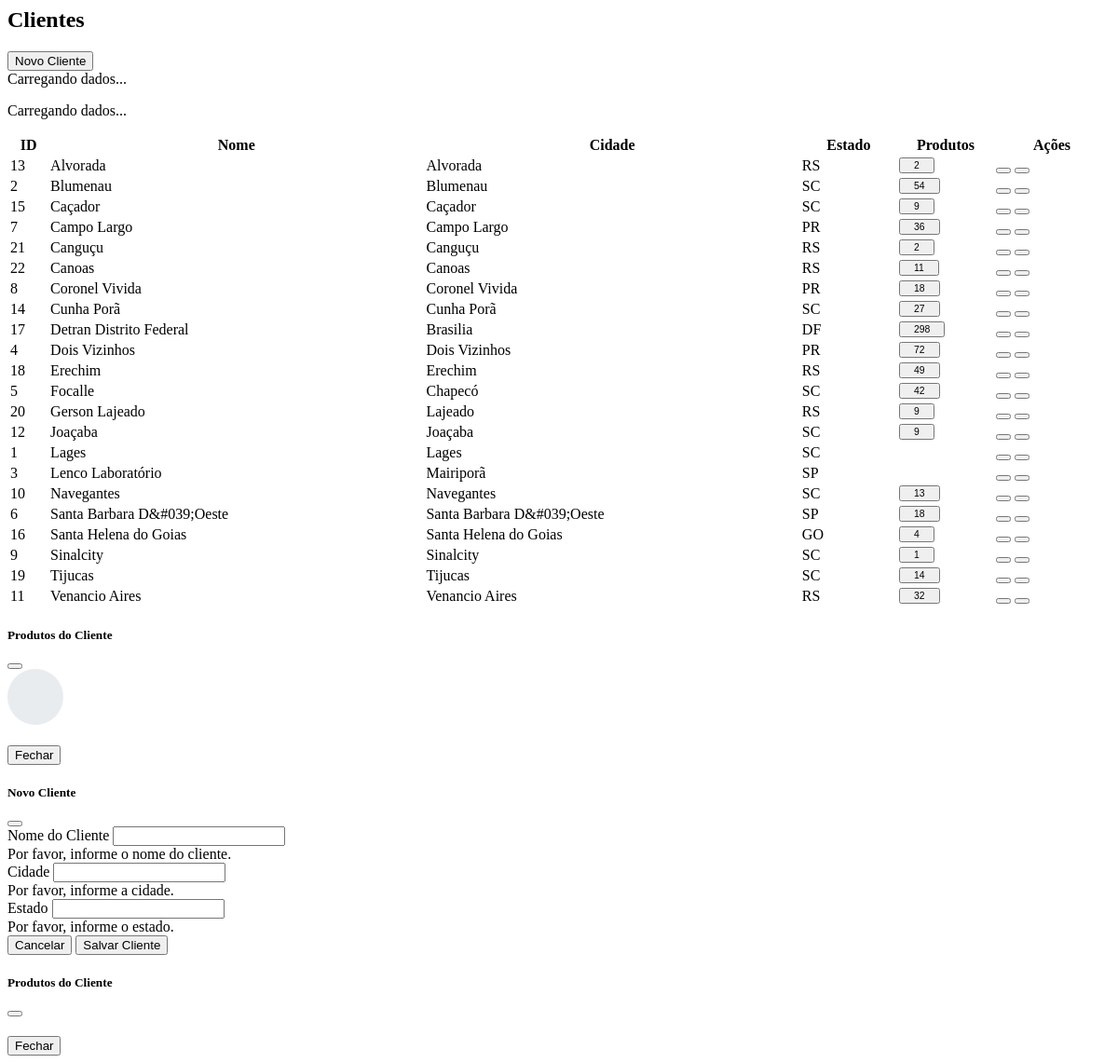
The app's page /src/views/clients.php with its own data.
### tables this page shows
CREATE TABLE `clients` (
  `id` int(11) NOT NULL,
  `name` varchar(191) NOT NULL,
  `city` varchar(191) DEFAULT NULL,
  `state` varchar(2) DEFAULT NULL,
  `created_at` timestamp NOT NULL DEFAULT CURRENT_TIMESTAMP,
  `updated_at` timestamp NOT NULL DEFAULT CURRENT_TIMESTAMP ON UPDATE CURRENT_TIMESTAMP
);

### src/models/Client.php (called while the page is built, shortened)
<?php
class Client {
    private $conn;
    private $table_name = "clients";
    public function __construct($db) {
        $this->conn = $db;
    }
    public function getAll() {
        try {
            $query = "SELECT c.*,
                            0 as product_count
                     FROM " . $this->table_name . " c
                     ORDER BY c.name ASC";
            $stmt = $this->conn->prepare($query);
            $stmt->execute();
            $result = $stmt->fetchAll(PDO::FETCH_ASSOC);
            return $result;
        } catch (PDOException $e) {
            error_log("Error in Client::getAll(): " . $e->getMessage());
            error_log("SQL that failed: " . $query);
            return [];
        }
    }
}

### src/models/Product.php (called while the page is built, shortened)
<?php
class Product
{
    private $conn;
    public function __construct($db)
    {
        $this->conn = $db;
    }
    public function getByClientId($clientId) {
        try {
            $sql = "SELECT p.id,
                           p.serial_number,
                           p.warranty,
                           COALESCE(t.nome, 'Sem Tipo') AS tipo_name
                    FROM products p
                    LEFT JOIN tipos t ON p.tipo_id = t.id
                    WHERE p.destination = ?
                    ORDER BY CAST(p.serial_number AS UNSIGNED) ASC";
            $stmt = $this->conn->prepare($sql);
            $stmt->execute([$clientId]);
            return $stmt->fetchAll(PDO::FETCH_ASSOC);
        } catch (PDOException $e) {
            error_log("Error in Product::getByClientId(): " . $e->getMessage());
            return [];
        }
    }
}

### src/views/clients.php (the view, shortened to what this page needs)
<?php
require 'src/models/Client.php';
require 'src/models/Product.php';
$database = Database::getInstance();
$db = $database->getConnection();
$clientModel = new Client($db);
$clients = $clientModel->getAll();
$productModel = new Product($db);
?>
<div class="container-fluid p-4">
    <div class="d-flex justify-content-between align-items-center mb-4">
        <h2 class="mb-0">Clientes</h2>
        <button class="btn btn-primary" id="add-client">
            <i class="fas fa-plus me-2"></i>Novo Cliente
        </button>
    </div>
    <div class="card">
        <div class="card-body">
            <div class="table-loading table-loading-static">
                <div class="spinner-border text-primary" role="status">
                    <span class="visually-hidden">Carregando dados...</span>
                </div>
                <p class="mt-2 mb-0">Carregando dados...</p>
            </div>
            <table id="clients-table" class="table table-striped table-hover" style="width:100%">
                <thead>
                    <tr>
                        <th>ID</th>
                        <th>Nome</th>
                        <th>Cidade</th>
                        <th>Estado</th>
                        <th style="width: 100px; text-align: center;">Produtos</th>
                        <th style="width: 120px; text-align: center;">Ações</th>
                    </tr>
                </thead>
                <tbody>
                    <?php
                    foreach ($clients as $client) :
                        try {
                            $products = $productModel->getByClientId($client['id']);
                            $totalProducts = count($products);
                        } catch (Exception $e) {
                            error_log("Erro ao buscar produtos do cliente " . $client['id'] . ": " . $e->getMessage());
                            $products = [];
                            $totalProducts = 0;
                        }
                    ?>
                        <tr data-client-id="<?= $client['id'] ?>">
                            <td><?= $client['id'] ?></td>
                            <td><?= htmlspecialchars($client['name']) ?></td>
                            <td><?= htmlspecialchars($client['city']) ?></td>
                            <td><?= $client['state'] ?></td>
                            <td class="text-center">
                                <?php if ($totalProducts > 0) : ?>
                                    <button class="btn btn-link text-primary p-0 view-products"
                                            data-id="<?= $client['id'] ?>"
                                            data-name="<?= htmlspecialchars($client['name']) ?>"
                                            data-location="<?= htmlspecialchars($client['city'] . '/' . $client['state']) ?>"
                                            data-bs-toggle="tooltip"
                                            title="Ver Produtos">
                                        <span class="position-relative">
                                            <span class="position-absolute top-0 start-100 translate-middle badge rounded-pill bg-primary">
                                                <?= $totalProducts ?>
                                            </span>
                                        </span>
                                    </button>
                                <?php else: ?>
                                    <span class="text-muted">
                                        <i class="fas fa-box fs-5 opacity-50"></i>
                                    </span>
                                <?php endif; ?>
                            </td>
                            <td>
                                <div class="d-flex justify-content-center align-items-center gap-3">
                                    <button class="btn btn-link text-dark p-0 edit-client" data-id="<?= $client['id'] ?>" title="Editar">
                                    </button>
                                    <button class="btn btn-link text-dark p-0 delete-client" data-id="<?= $client['id'] ?>" title="Excluir">
                                    </button>
                                </div>
                            </td>
                        </tr>
                    <?php endforeach; ?>
                </tbody>
            </table>
        </div>
    </div>
</div>
<div class="modal fade" id="productsModal" tabindex="-1" aria-labelledby="productsModalLabel" aria-hidden="true">
    <div class="modal-dialog modal-lg modal-dialog-centered">
        <div class="modal-content">
            <div class="modal-header">
                <h5 class="modal-title" id="productsModalLabel">
                    <span class="modal-title-text">Produtos do Cliente</span>
                </h5>
                <button type="button" class="btn-close" data-bs-dismiss="modal" aria-label="Close"></button>
            </div>
            <div class="modal-body">
                <div class="client-info mb-4">
                    <div class="d-flex align-items-center mb-3">
                        <div class="client-avatar me-3">
                        </div>
                    </div>
                </div>
            </div>
            <div class="modal-footer">
                <button type="button" class="btn btn-primary" data-bs-dismiss="modal">
                    <i class="fas fa-check me-2"></i>Fechar
                </button>
            </div>
        </div>
    </div>
</div>
<?php include 'src/views/modal_client.php'; ?>

### src/views/clients.php (style rules this page uses)
.badge { font-size: 0.65rem; padding: 0.25rem 0.5rem; }
.client-avatar { width: 60px; height: 60px; display: flex; align-items: center; justify-content: center; border-radius: 50%; background-color: #e9ecef; }
.badge { animation: pulse 2s infinite; }

### records on screen
clients: id "13", name "Alvorada", city "Alvorada", state "RS", totalProducts "2"
clients: id "2", name "Blumenau", city "Blumenau", state "SC", totalProducts "54"
clients: id "15", name "Caçador", city "Caçador", state "SC", totalProducts "9"
clients: id "7", name "Campo Largo", city "Campo Largo", state "PR", totalProducts "36"
clients: id "21", name "Canguçu", city "Canguçu", state "RS", totalProducts "2"
clients: id "22", name "Canoas", city "Canoas", state "RS", totalProducts "11"
clients: id "8", name "Coronel Vivida", city "Coronel Vivida", state "PR", totalProducts "18"
clients: id "14", name "Cunha Porã", city "Cunha Porã", state "SC", totalProducts "27"
clients: id "17", name "Detran Distrito Federal", city "Brasilia", state "DF", totalProducts "298"
clients: id "4", name "Dois Vizinhos", city "Dois Vizinhos", state "PR", totalProducts "72"
clients: id "18", name "Erechim", city "Erechim", state "RS", totalProducts "49"
clients: id "5", name "Focalle", city "Chapecó", state "SC", totalProducts "42"
clients: id "20", name "Gerson Lajeado", city "Lajeado", state "RS", totalProducts "9"
clients: id "12", name "Joaçaba", city "Joaçaba", state "SC", totalProducts "9"
clients: id "1", name "Lages", city "Lages", state "SC"
clients: id "3", name "Lenco Laboratório", city "Mairiporã", state "SP"
clients: id "10", name "Navegantes", city "Navegantes", state "SC", totalProducts "13"
clients: id "6", name "Santa Barbara D&#039;Oeste", city "Santa Barbara D&#039;Oeste", state "SP", totalProducts "18"
clients: id "16", name "Santa Helena do Goias", city "Santa Helena do Goias", state "GO", totalProducts "4"
clients: id "9", name "Sinalcity", city "Sinalcity", state "SC", totalProducts "1"
clients: id "19", name "Tijucas", city "Tijucas", state "SC", totalProducts "14"
clients: id "11", name "Venancio Aires", city "Venancio Aires", state "RS", totalProducts "32"
